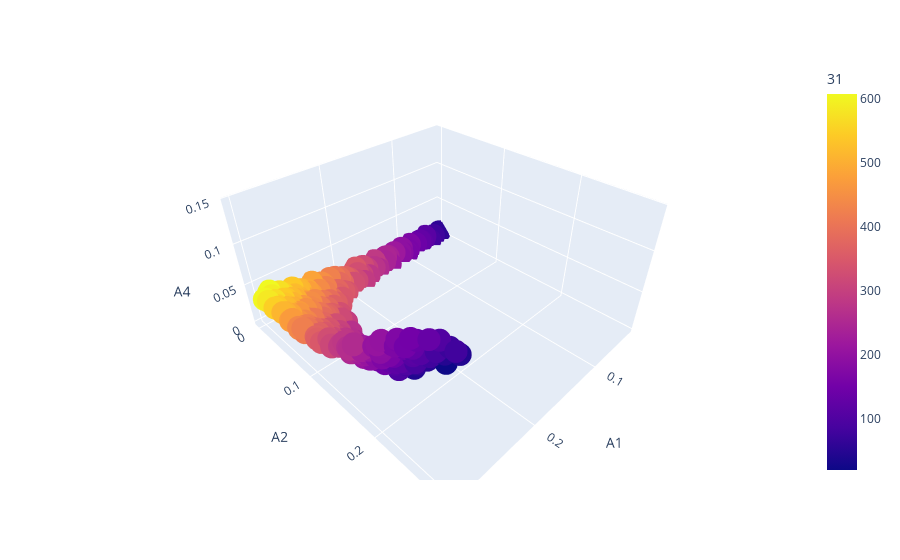

The cell this chart's notebook holds for it:
### Code cell
px.scatter_3d(df[abs(df["ave18_23y"]) < 1], x="A1", y="A2", z="A4", color="31")

### Figure 1 — Plotly figure (JSON) as saved in the notebook; plotly's stock layout.template omitted (floating-point values rounded to 4 significant figures; data arrays with more than 128 entries replaced by an {"elided": "..."} marker saying what was removed)
{"data": [{"hovertemplate": "A1=%{x}<br>A2=%{y}<br>A4=%{z}<br>31=%{marker.color}<extra></extra>", "legendgroup": "", "marker": {"color": {"elided": "383 float values"}, "coloraxis": "coloraxis", "symbol": "circle"}, "mode": "markers", "name": "", "scene": "scene", "showlegend": false, "type": "scatter3d", "x": {"elided": "383 float values"}, "y": {"elided": "383 float values"}, "z": {"elided": "383 float values"}}], "layout": {"coloraxis": {"colorbar": {"title": {"text": "31"}}, "colorscale": [[0, "#0d0887"], [0.1111, "#46039f"], [0.2222, "#7201a8"], [0.3333, "#9c179e"], [0.4444, "#bd3786"], [0.5556, "#d8576b"], [0.6667, "#ed7953"], [0.7778, "#fb9f3a"], [0.8889, "#fdca26"], [1, "#f0f921"]]}, "legend": {"tracegroupgap": 0}, "margin": {"t": 60}, "scene": {"domain": {"x": [0, 1], "y": [0, 1]}, "xaxis": {"title": {"text": "A1"}}, "yaxis": {"title": {"text": "A2"}}, "zaxis": {"title": {"text": "A4"}}}}}
